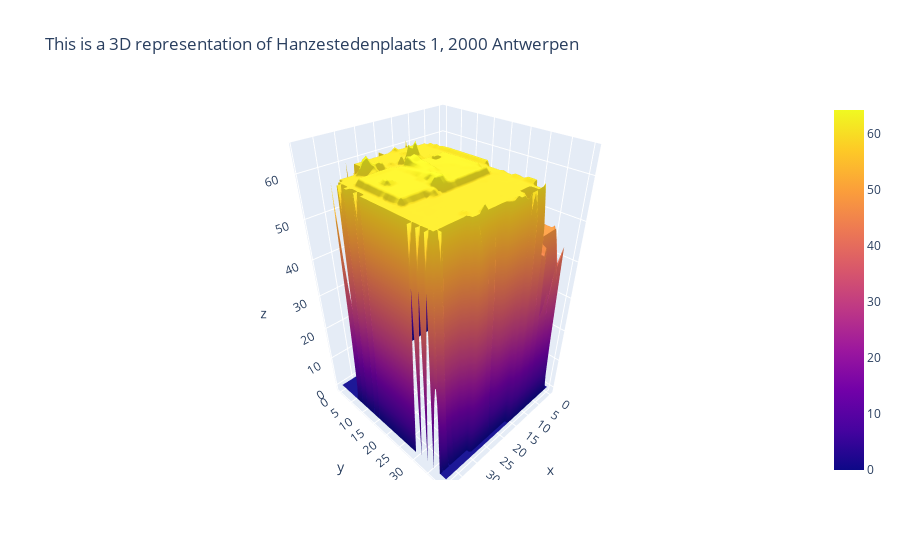

The code cell stored with this chart in its notebook:
### Markdown cell above
Since we were able to get the CHM file, we just need to plot it to get the 3D representation. To do that, we will use the plotly library. 

It will then plot a 3D representation of the CHM for the address that you wanted.

### Code cell
fig = go.Figure(data=go.Surface(z=CHM))
fig.update_layout(title=f"This is a 3D representation of {address}")
fig.show()
fig.write_image(f"data/3D-images/{address}.png")

### Figure 1 — Plotly figure (JSON) as saved in the notebook; plotly's stock layout.template omitted (floating-point values rounded to 4 significant figures; data arrays with more than 128 entries replaced by an {"elided": "..."} marker saying what was removed)
{"data": [{"type": "surface", "z": {"elided": "41x40 float values"}}], "layout": {"title": {"text": "This is a 3D representation of Hanzestedenplaats 1, 2000 Antwerpen"}}}
